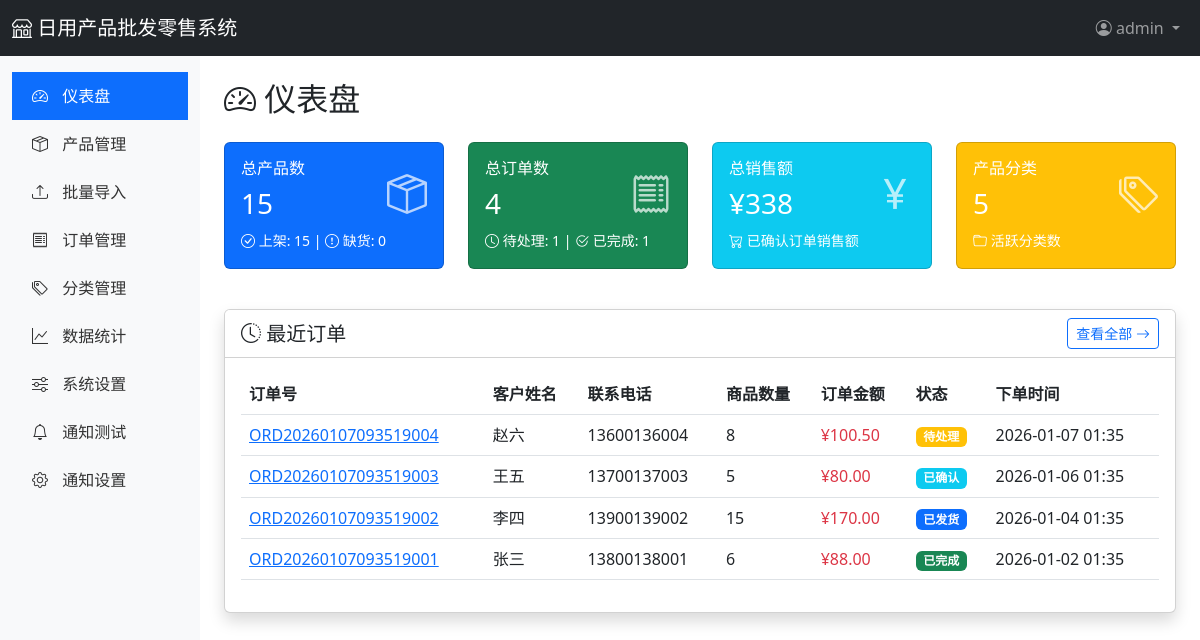
The page /admin/dashboard (signed in) on the database its author committed.
### app/models.py (models this page shows, shortened)
class User(UserMixin, db.Model):
    __tablename__ = 'users'
    id = db.Column(db.Integer, primary_key=True)
    username = db.Column(db.String(80), unique=True, nullable=False)
    email = db.Column(db.String(120), unique=True, nullable=False)
    password_hash = db.Column(db.String(255), nullable=False)
    role = db.Column(db.String(20), default='admin')  # admin, staff
    phone = db.Column(db.String(20))
    is_active = db.Column(db.Boolean, default=True)
    created_at = db.Column(db.DateTime, default=datetime.utcnow)
    updated_at = db.Column(db.DateTime, default=datetime.utcnow, onupdate=datetime.utcnow)
    orders = db.relationship('Order', backref='user', lazy='dynamic')

class Order(db.Model):
    __tablename__ = 'orders'
    id = db.Column(db.Integer, primary_key=True)
    order_no = db.Column(db.String(50), unique=True, nullable=False, index=True)  # 订单号
    customer_name = db.Column(db.String(100), nullable=False)
    customer_phone = db.Column(db.String(20))
    customer_email = db.Column(db.String(120))
    customer_address = db.Column(db.Text)
    total_amount = db.Column(db.Float, default=0)  # 总金额
    total_quantity = db.Column(db.Integer, default=0)  # 总数量
    status = db.Column(db.String(20), default='pending')  # pending, confirmed, shipped, completed, cancelled
    notes = db.Column(db.Text)  # 备注
    notified = db.Column(db.Boolean, default=False)  # 是否已通知
    created_at = db.Column(db.DateTime, default=datetime.utcnow)
    updated_at = db.Column(db.DateTime, default=datetime.utcnow, onupdate=datetime.utcnow)
    user_id = db.Column(db.Integer, db.ForeignKey('users.id'))
    items = db.relationship('OrderItem', backref='order', lazy='dynamic', cascade='all, delete-orphan')

### app/routes/admin.py (the view)
@admin_bp.route('/dashboard')
@login_required
def dashboard():
    from app.services.order_service import OrderService
    stats = {
        'products': {
            'total': Product.query.count(),
            'active': Product.query.filter_by(status='active').count(),
            'out_of_stock': Product.query.filter(Product.stock == 0).count()
        },
        'orders': OrderService.get_order_statistics(),
        'categories': Category.query.count()
    }
    recent_orders = Order.query.order_by(Order.created_at.desc()).limit(10).all()
    return render_template('admin/dashboard.html', stats=stats, recent_orders=recent_orders)

### app/services/order_service.py (called while the page is built)
    @staticmethod
    def get_order_statistics():
        total_orders = Order.query.count()
        pending_orders = Order.query.filter_by(status='pending').count()
        confirmed_orders = Order.query.filter_by(status='confirmed').count()
        completed_orders = Order.query.filter_by(status='completed').count()
        cancelled_orders = Order.query.filter_by(status='cancelled').count()
        total_sales = db.session.query(db.func.sum(Order.total_amount)).filter(
            Order.status.in_(['confirmed', 'shipped', 'completed'])
        ).scalar() or 0
        return {
            'total_orders': total_orders,
            'pending_orders': pending_orders,
            'confirmed_orders': confirmed_orders,
            'completed_orders': completed_orders,
            'cancelled_orders': cancelled_orders,
            'total_sales': total_sales
        }

### app/templates/admin/dashboard.html (shortened to what this page needs)
{% extends "admin/base.html" %}
{% block content %}
<h2 class="mb-4">
    <i class="bi bi-speedometer2"></i> 仪表盘
</h2>
<div class="row mb-4">
    <div class="col-md-3">
        <div class="card stat-card bg-primary text-white mb-3">
            <div class="card-body">
                <div class="d-flex justify-content-between">
                    <div>
                        <h6 class="card-title">总产品数</h6>
                        <h3>{{ stats.products.total }}</h3>
                    </div>
                    <div class="align-self-center">
                        <i class="bi bi-box-seam" style="font-size: 2.5rem; opacity: 0.7;"></i>
                    </div>
                </div>
                <small>
                    <i class="bi bi-check-circle"></i> 上架: {{ stats.products.active }} |
                    <i class="bi bi-exclamation-circle"></i> 缺货: {{ stats.products.out_of_stock }}
                </small>
            </div>
        </div>
    </div>
    <div class="col-md-3">
        <div class="card stat-card bg-success text-white mb-3">
            <div class="card-body">
                <div class="d-flex justify-content-between">
                    <div>
                        <h6 class="card-title">总订单数</h6>
                        <h3>{{ stats.orders.total_orders }}</h3>
                    </div>
                    <div class="align-self-center">
                        <i class="bi bi-receipt" style="font-size: 2.5rem; opacity: 0.7;"></i>
                    </div>
                </div>
                <small>
                    <i class="bi bi-clock"></i> 待处理: {{ stats.orders.pending_orders }} |
                    <i class="bi bi-check2-circle"></i> 已完成: {{ stats.orders.completed_orders }}
                </small>
            </div>
        </div>
    </div>
    <div class="col-md-3">
        <div class="card stat-card bg-info text-white mb-3">
            <div class="card-body">
                <div class="d-flex justify-content-between">
                    <div>
                        <h6 class="card-title">总销售额</h6>
                        <h3>¥{{ "%.0f"|format(stats.orders.total_sales) }}</h3>
                    </div>
                    <div class="align-self-center">
                        <i class="bi bi-currency-yen" style="font-size: 2.5rem; opacity: 0.7;"></i>
                    </div>
                </div>
                <small>
                    <i class="bi bi-cart-check"></i> 已确认订单销售额
                </small>
            </div>
        </div>
    </div>
    <div class="col-md-3">
        <div class="card stat-card bg-warning text-white mb-3">
            <div class="card-body">
                <div class="d-flex justify-content-between">
                    <div>
                        <h6 class="card-title">产品分类</h6>
                        <h3>{{ stats.categories }}</h3>
                    </div>
                    <div class="align-self-center">
                        <i class="bi bi-tags" style="font-size: 2.5rem; opacity: 0.7;"></i>
                    </div>
                </div>
                <small>
                    <i class="bi bi-folder"></i> 活跃分类数
                </small>
            </div>
        </div>
    </div>
</div>
<div class="card shadow">
    <div class="card-header bg-white d-flex justify-content-between align-items-center">
        <h5 class="mb-0"><i class="bi bi-clock-history"></i> 最近订单</h5>
        <a href="{{ url_for('admin.orders') }}" class="btn btn-sm btn-outline-primary">
            查看全部 <i class="bi bi-arrow-right"></i>
        </a>
    </div>
    <div class="card-body">
        <div class="table-responsive">
            <table class="table table-hover">
                <thead>
                    <tr>
                        <th>订单号</th>
                        <th>客户姓名</th>
                        <th>联系电话</th>
                        <th>商品数量</th>
                        <th>订单金额</th>
                        <th>状态</th>
                        <th>下单时间</th>
                    </tr>
                </thead>
                <tbody>
                    {% if recent_orders %}
                        {% for order in recent_orders %}
                        <tr>
                            <td><a href="{{ url_for('admin.order_detail', order_id=order.id) }}">{{ order.order_no }}</a></td>
                            <td>{{ order.customer_name }}</td>
                            <td>{{ order.customer_phone or '-' }}</td>
                            <td>{{ order.total_quantity }}</td>
                            <td class="text-danger">¥{{ "%.2f"|format(order.total_amount) }}</td>
                            <td>
                                {% if order.status == 'pending' %}
                                    <span class="badge bg-warning">待处理</span>
                                {% elif order.status == 'confirmed' %}
                                    <span class="badge bg-info">已确认</span>
                                {% elif order.status == 'shipped' %}
                                    <span class="badge bg-primary">已发货</span>
                                {% elif order.status == 'completed' %}
                                    <span class="badge bg-success">已完成</span>
                                {% elif order.status == 'cancelled' %}
                                    <span class="badge bg-danger">已取消</span>
                                {% endif %}
                            </td>
                            <td>{{ order.created_at.strftime('%Y-%m-%d %H:%M') }}</td>
                        </tr>
                        {% endfor %}
                    {% else %}
                        <tr>
                            <td colspan="7" class="text-center text-muted">暂无订单</td>
                        </tr>
                    {% endif %}
                </tbody>
            </table>
        </div>
    </div>
</div>
{% endblock %}

### app/templates/admin/base.html (shortened to what this page needs)
<!DOCTYPE html>
<html lang="zh-CN">
<head>
    <link href="https://cdn.jsdelivr.net/npm/bootstrap@5.3.0/dist/css/bootstrap.min.css" rel="stylesheet">
    <link href="https://cdn.jsdelivr.net/npm/bootstrap-icons@1.11.0/font/bootstrap-icons.css" rel="stylesheet">
</head>
<body>
    <nav class="navbar navbar-expand-lg navbar-dark bg-dark">
        <div class="container-fluid">
            <a class="navbar-brand" href="{{ url_for('main.index') }}">
                <i class="bi bi-shop"></i> 日用产品批发零售系统
            </a>
            <div class="navbar-nav ms-auto">
                <div class="nav-item dropdown">
                    <a class="nav-link dropdown-toggle" href="#" role="button" data-bs-toggle="dropdown">
                        <i class="bi bi-person-circle"></i> {{ current_user.username }}
                    </a>
                </div>
            </div>
        </div>
    </nav>
    <div class="container-fluid">
        <div class="row">
            <nav class="col-md-2 d-none d-md-block sidebar py-3">
                <ul class="nav flex-column">
                    <li class="nav-item">
                        <a class="nav-link {% if request.endpoint == 'admin.dashboard' %}active{% endif %}" href="{{ url_for('admin.dashboard') }}">
                            <i class="bi bi-speedometer2"></i> 仪表盘
                        </a>
                    </li>
                    <li class="nav-item">
                        <a class="nav-link {% if 'admin.product' in request.endpoint %}active{% endif %}" href="{{ url_for('admin.products') }}">
                            <i class="bi bi-box-seam"></i> 产品管理
                        </a>
                    </li>
                    <li class="nav-item">
                        <a class="nav-link {% if request.endpoint == 'admin.products_import' %}active{% endif %}" href="{{ url_for('admin.products_import') }}">
                            <i class="bi bi-upload"></i> 批量导入
                        </a>
                    </li>
                    <li class="nav-item">
                        <a class="nav-link {% if request.endpoint == 'admin.orders' %}active{% endif %}" href="{{ url_for('admin.orders') }}">
                            <i class="bi bi-receipt"></i> 订单管理
                        </a>
                    </li>
                    <li class="nav-item">
                        <a class="nav-link {% if request.endpoint == 'admin.categories' %}active{% endif %}" href="{{ url_for('admin.categories') }}">
                            <i class="bi bi-tags"></i> 分类管理
                        </a>
                    </li>
                    <li class="nav-item">
                        <a class="nav-link {% if request.endpoint == 'admin.statistics' %}active{% endif %}" href="{{ url_for('admin.statistics') }}">
                            <i class="bi bi-graph-up"></i> 数据统计
                        </a>
                    </li>
                    <li class="nav-item">
                        <a class="nav-link {% if request.endpoint == 'admin.settings' %}active{% endif %}" href="{{ url_for('admin.settings') }}">
                            <i class="bi bi-sliders"></i> 系统设置
                        </a>
                    </li>
                    <li class="nav-item">
                        <a class="nav-link {% if request.endpoint == 'admin.notification_test' %}active{% endif %}" href="{{ url_for('admin.notification_test') }}">
                            <i class="bi bi-bell"></i> 通知测试
                        </a>
                    </li>
                    <li class="nav-item">
                        <a class="nav-link {% if 'system' in request.endpoint %}active{% endif %}" href="{{ url_for('system.settings') }}">
                            <i class="bi bi-gear"></i> 通知设置
                        </a>
                    </li>
                </ul>
            </nav>
            <main class="col-md-10 ms-sm-auto col-lg-10 px-md-4 py-4">
                {% block content %}{% endblock %}
            </main>
        </div>
    </div>
</body>
</html>

### app/templates/admin/base.html (style rules this page uses)
.sidebar { min-height: calc(100vh - 56px); background-color: #f8f9fa; }
.sidebar .nav-link { color: #333; padding: 12px 20px; }
.sidebar .nav-link:hover, .sidebar .nav-link.active { background-color: #0d6efd; color: white; }
.sidebar .nav-link i { margin-right: 10px; }
.stat-card { transition: transform 0.2s; }

### rows shown on the page
User: username "admin"
Order: order_no "ORD20260107093519004", customer_name "赵六", customer_phone "13600136004", total_quantity "8", total_amount "100.50", status "待处理", created_at "2026-01-07 01:35"
Order: order_no "ORD20260107093519003", customer_name "王五", customer_phone "13700137003", total_quantity "5", total_amount "80.00", status "已确认", created_at "2026-01-06 01:35"
Order: order_no "ORD20260107093519002", customer_name "李四", customer_phone "13900139002", total_quantity "15", total_amount "170.00", status "已发货", created_at "2026-01-04 01:35"
Order: order_no "ORD20260107093519001", customer_name "张三", customer_phone "13800138001", total_quantity "6", total_amount "88.00", status "已完成", created_at "2026-01-02 01:35"

### other values the page prints
{{ stats.products.total }} "15"
{{ stats.products.active }} "15"
{{ stats.products.out_of_stock }} "0"
{{ stats.orders.total_orders }} "4"
{{ stats.orders.pending_orders }} "1"
{{ stats.orders.completed_orders }} "1"
{{ "%.0f"|format(stats.orders.total_sales) }} "338"
{{ stats.categories }} "5"
